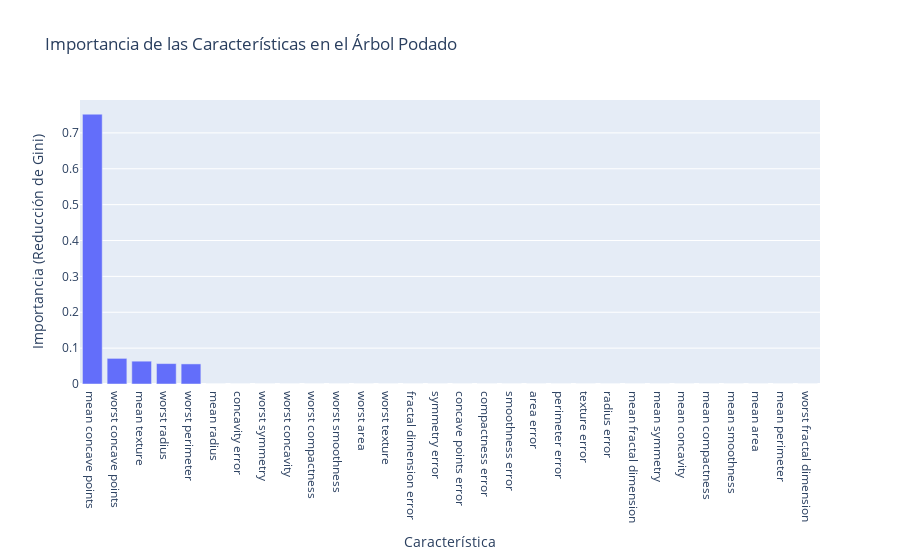

Here is the notebook cell this chart was saved with:
### Markdown cell above
## 6. Importancia de las Características

Finalmente, podemos extraer qué características consideró más importantes nuestro árbol podado para tomar sus decisiones. Esto se basa en la reducción total del índice de Gini que cada característica aporta.

La importancia de las características en los árboles de decisión se calcula midiendo cuánto reduce cada característica la impureza (como la impureza de Gini o la entropía) en todos los nodos donde se utiliza para dividir los datos. La importancia de cada característica es la suma de las reducciones de impureza que aporta, ponderada por la cantidad de muestras que divide, y normalizada para que todas las importancias sumen 1.

### Code cell
importances = pd.DataFrame({
    'feature': X_train.columns,
    'importance': tree_pruned.feature_importances_
}).sort_values('importance', ascending=False)

fig = px.bar(
    importances,
    x='feature',
    y='importance',
    title='Importancia de las Características en el Árbol Podado',
    labels={'feature': 'Característica', 'importance': 'Importancia (Reducción de Gini)'}
)
fig.show()

### Figure 1 — Plotly figure (JSON) as saved in the notebook; plotly's stock layout.template omitted (floating-point values rounded to 4 significant figures)
{"data": [{"hovertemplate": "Característica=%{x}<br>Importancia (Reducción de Gini)=%{y}<extra></extra>", "legendgroup": "", "marker": {"color": "#636efa", "pattern": {"shape": ""}}, "name": "", "orientation": "v", "showlegend": false, "textposition": "auto", "type": "bar", "x": ["mean concave points", "worst concave points", "mean texture", "worst radius", "worst perimeter", "mean radius", "concavity error", "worst symmetry", "worst concavity", "worst compactness", "worst smoothness", "worst area", "worst texture", "fractal dimension error", "symmetry error", "concave points error", "compactness error", "smoothness error", "area error", "perimeter error", "texture error", "radius error", "mean fractal dimension", "mean symmetry", "mean concavity", "mean compactness", "mean smoothness", "mean area", "mean perimeter", "worst fractal dimension"], "xaxis": "x", "y": [0.7521, 0.07141, 0.06361, 0.05689, 0.05601, 0.0, 0.0, 0.0, 0.0, 0.0, 0.0, 0.0, 0.0, 0.0, 0.0, 0.0, 0.0, 0.0, 0.0, 0.0, 0.0, 0.0, 0.0, 0.0, 0.0, 0.0, 0.0, 0.0, 0.0, 0.0], "yaxis": "y"}], "layout": {"barmode": "relative", "legend": {"tracegroupgap": 0}, "title": {"text": "Importancia de las Características en el Árbol Podado"}, "xaxis": {"anchor": "y", "domain": [0, 1], "title": {"text": "Característica"}}, "yaxis": {"anchor": "x", "domain": [0, 1], "title": {"text": "Importancia (Reducción de Gini)"}}}}
